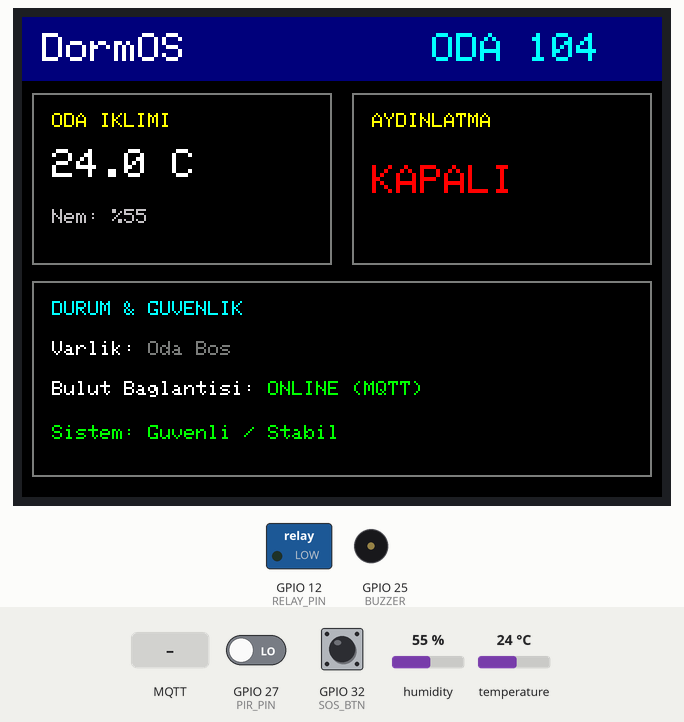
Recording of a sketch running on a simulated ESP32. Shown: 320×240 colour display, switched loads named in the sketch (green lamp = pin HIGH), buzzer (waves = sounding). Inputs (shaded band) come from the test bench; at power-on: GPIO 32 (SOS_BTN) LOW, GPIO 27 (PIR_PIN) LOW, humidity 55 %, temperature 24 °C. WiFi joins after 1.5 s; servers stay silent unless stated; random numbers use the default seed unless the sketch sets one; no MQTT or app messages arrive unless stated; what the sketch prints to the serial monitor is not drawn.

Above: at 3.6 s.
3.7 s: GPIO 32 (SOS_BTN) pulled HIGH for 0.15 s
At 4.05 s:
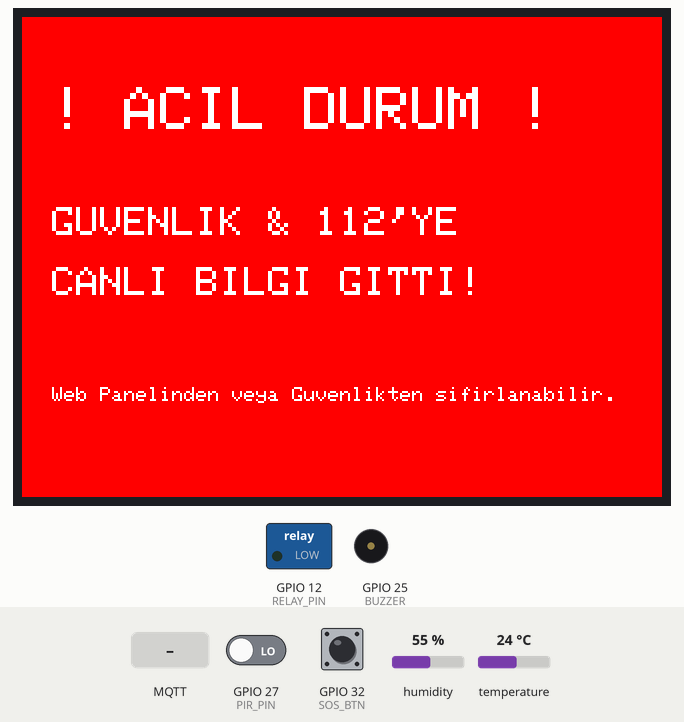
4.4 s: MQTT message "1" arrives on the third subscribed topic
At 5.6 s:
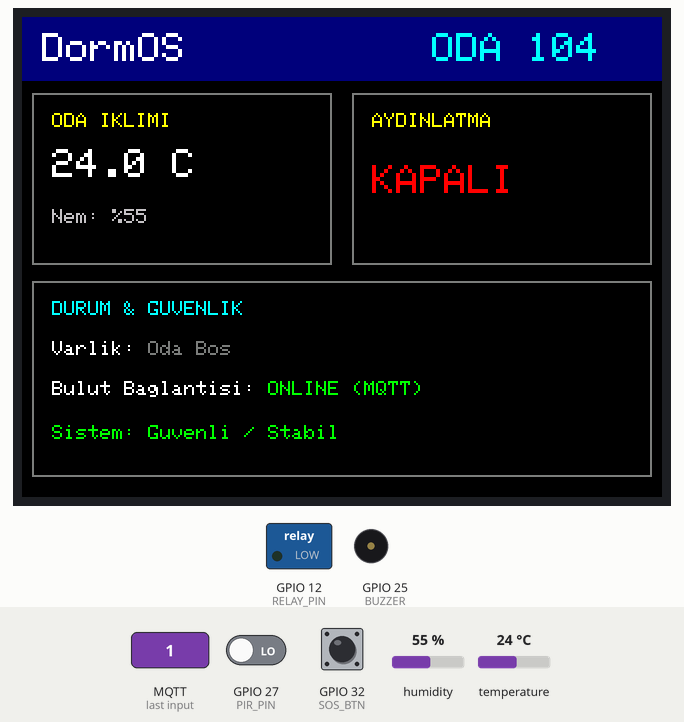
6.0 s: MQTT message "1" arrives on the first subscribed topic
At 6.9 s:
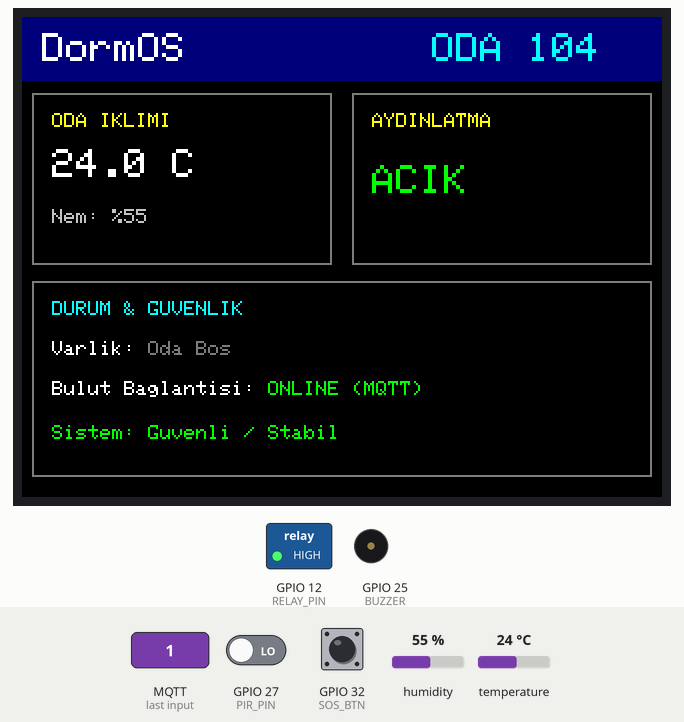
7.6 s: GPIO 27 (PIR_PIN) driven HIGH
At 8.1 s:
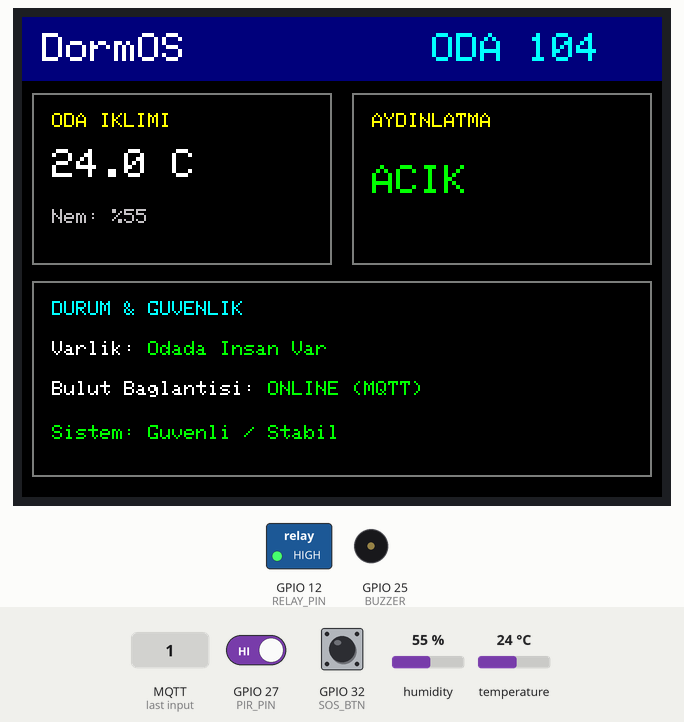
9.1 s: MQTT message "1" arrives on the second subscribed topic
At 9.9 s:
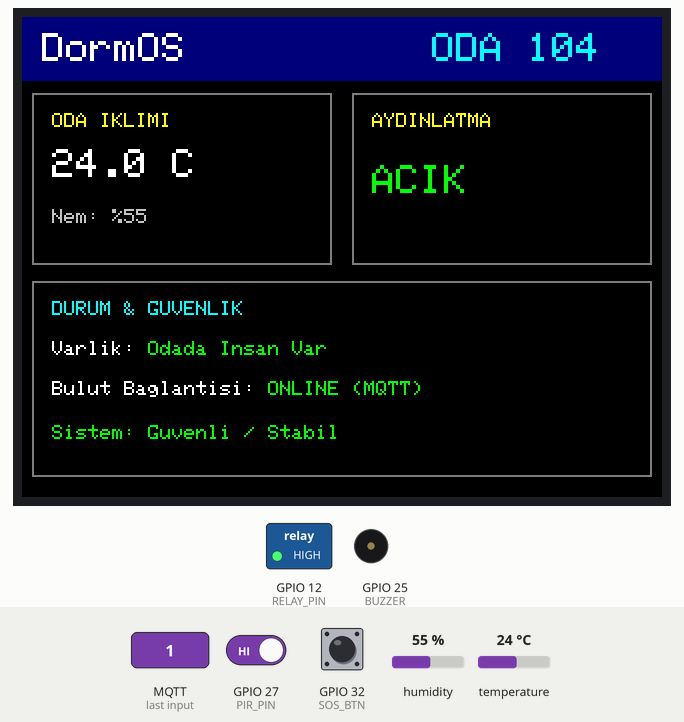
12.4 s: MQTT message "0" arrives on the first subscribed topic
At 13.0 s:
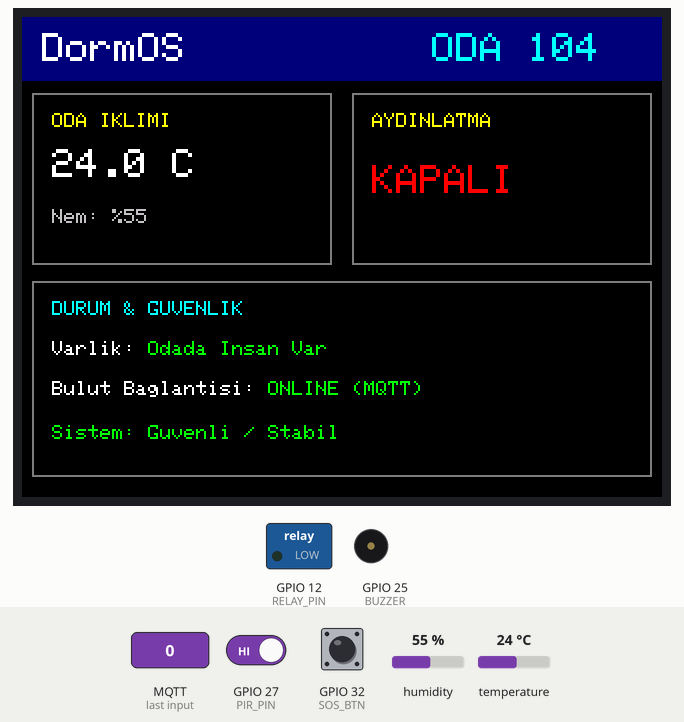
Timing chart, 0 to 14.9 s (numbered marks = the images above; inputs shaded):
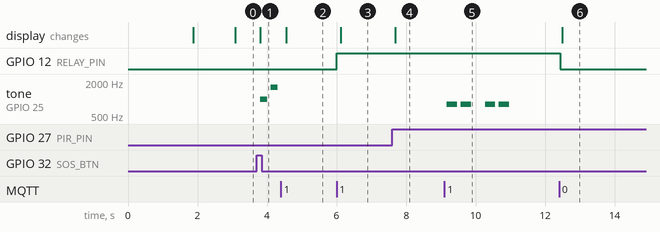

The sketch:

sketch.ino
```cpp
/*
 * ====================================================================
 *  DormOS - Akıllı Yurt Oda Kontrol Ünitesi (Wokwi + Canlı MQTT Köprüsü)
 *  Faz 1 & 2: Çift Yönlü Canlı Bulut Haberleşmesi
 * ====================================================================
 */

#include <WiFi.h>
#include <PubSubClient.h>
#include <SPI.h>
#include <Adafruit_GFX.h>
#include <Adafruit_ILI9341.h>
#include <DHT.h>
#include <ArduinoJson.h>

// --- PIN TANIMLARI ---
#define TFT_CS    15
#define TFT_DC    2
#define TFT_RST   4

#define DHTPIN    14
#define DHTTYPE   DHT22

#define PIR_PIN   27
#define RELAY_PIN 12
#define SOS_BTN   32
#define BUZZER    25

// --- WI-FI & MQTT AYARLARI (Wokwi Sanal Ağı) ---
const char* ssid = "Wokwi-GUEST";
const char* password = "";
const char* mqtt_server = "broker.hivemq.com";
const int mqtt_port = 1883;

// MQTT Konuları (Topics)
const char* TOPIC_LIGHT_SET   = "dormos/room104/light/set";
const char* TOPIC_LIGHT_STATE = "dormos/room104/light/state";
const char* TOPIC_SENSORS     = "dormos/room104/sensors";
const char* TOPIC_SOS         = "dormos/room104/sos";
const char* TOPIC_SOS_RESET   = "dormos/room104/sos/reset";
const char* TOPIC_CALL        = "dormos/room104/call";

WiFiClient espClient;
PubSubClient client(espClient);

Adafruit_ILI9341 tft = Adafruit_ILI9341(TFT_CS, TFT_DC, TFT_RST);
DHT dht(DHTPIN, DHTTYPE);

// --- DURUM DEĞİŞKENLERİ ---
bool isLightOn = false;
bool isEmergency = false;
bool motionDetected = false;
float temperature = 24.0;
float humidity = 45.0;
unsigned long lastSensorPublish = 0;

void setup() {
  Serial.begin(115200);
  Serial.println("\n[DormOS] Sistem Baslatiliyor...");

  pinMode(PIR_PIN, INPUT);
  pinMode(SOS_BTN, INPUT_PULLDOWN);
  pinMode(RELAY_PIN, OUTPUT);
  pinMode(BUZZER, OUTPUT);

  digitalWrite(RELAY_PIN, LOW);
  digitalWrite(BUZZER, LOW);

  // Ekran Başlatma
  tft.begin();
  tft.setRotation(1);
  tft.fillScreen(ILI9341_BLACK);

  // Başlangıç Ekranı
  tft.setTextColor(ILI9341_WHITE);
  tft.setTextSize(2);
  tft.setCursor(30, 80);
  tft.println("DormOS Baslatiliyor...");
  tft.setTextSize(1);
  tft.setCursor(30, 120);
  tft.println("Wi-Fi Agina Baglaniliyor...");

  dht.begin();

  // Wi-Fi Bağlantısı
  setupWiFi();

  // MQTT Bağlantısı
  client.setServer(mqtt_server, mqtt_port);
  client.setCallback(mqttCallback);

  drawStaticUI();
  updateDynamicUI();
}

void loop() {
  if (!client.connected()) {
    reconnectMQTT();
  }
  client.loop();

  unsigned long now = millis();

  // 1. SOS Buton Kontrolü (Donanımsal Kırmızı Buton)
  if (digitalRead(SOS_BTN) == HIGH && !isEmergency) {
    triggerEmergency("DONANIMSAL SOS BUTONU");
  }

  // 2. PIR Hareket Algılama & Canlı Bildirim
  bool currentMotion = (digitalRead(PIR_PIN) == HIGH);
  if (currentMotion != motionDetected) {
    motionDetected = currentMotion;
    Serial.print("[PIR] Hareket: ");
    Serial.println(motionDetected ? "ODADA VARLIK VAR" : "ODA BOS");
    updateDynamicUI();
    publishSensors(); // Anlık durumu web paneline ilet
  }

  // 3. Periyodik Sensör Okuma ve MQTT Gönderimi (Her 3 saniyede)
  if (now - lastSensorPublish >= 3000) {
    lastSensorPublish = now;
    float t = dht.readTemperature();
    float h = dht.readHumidity();
    if (!isnan(t) && !isnan(h)) {
      temperature = t;
      humidity = h;
      updateDynamicUI();
      publishSensors();
    }
  }

  // Acil durum ses efekti
  if (isEmergency) {
    tone(BUZZER, 1000, 200);
    delay(300);
    tone(BUZZER, 1600, 200);
    delay(300);
  } else {
    noTone(BUZZER);
    delay(30);
  }
}

// Wi-Fi Kurulumu
void setupWiFi() {
  WiFi.begin(ssid, password);
  Serial.print("[Wi-Fi] Baglaniliyor: ");
  Serial.println(ssid);

  int retries = 0;
  while (WiFi.status() != WL_CONNECTED && retries < 20) {
    delay(500);
    Serial.print(".");
    retries++;
  }

  if (WiFi.status() == WL_CONNECTED) {
    Serial.println("\n[Wi-Fi] Baglandi! IP Adresi: " + WiFi.localIP().toString());
  } else {
    Serial.println("\n[Wi-Fi] Baglanti zaman asimi, tekrar denenecek.");
  }
}

// MQTT Gelen Mesaj Dinleyicisi
void mqttCallback(char* topic, byte* payload, unsigned int length) {
  String message = "";
  for (int i = 0; i < length; i++) {
    message += (char)payload[i];
  }
  message.trim();

  Serial.print("[MQTT GELEN] Topic: ");
  Serial.print(topic);
  Serial.print(" | Mesaj: ");
  Serial.println(message);

  // Web Panelden Işık Açma/Kapama Komutu
  if (String(topic) == TOPIC_LIGHT_SET) {
    if (message == "1" || message == "ON") {
      setLight(true);
    } else if (message == "0" || message == "OFF") {
      setLight(false);
    }
  }
  // Web Panelden veya Güvenlikten Arama/Zil Komutu
  else if (String(topic) == TOPIC_CALL) {
    Serial.println("[SIP] Gelen arama zili caliyor...");
    ringBuzzer();
  }
  // Alarm Sıfırlama Komutu
  else if (String(topic) == TOPIC_SOS_RESET) {
    resetEmergency();
  }
}

// Işık Durumunu Değiştir ve MQTT'ye Durumu Bildir
void setLight(bool state) {
  isLightOn = state;
  digitalWrite(RELAY_PIN, isLightOn ? HIGH : LOW);
  client.publish(TOPIC_LIGHT_STATE, isLightOn ? "1" : "0", true);
  Serial.println(isLightOn ? "[RÖLE] Isik ACILDI (LED YANDI)" : "[RÖLE] Isik KAPATILDI");
  updateDynamicUI();
}

// Sensör Verilerini JSON Olarak Web Paneline Yayınla
void publishSensors() {
  StaticJsonDocument<200> doc;
  doc["room"] = "104";
  doc["temperature"] = serialized(String(temperature, 1));
  doc["humidity"] = (int)humidity;
  doc["motion"] = motionDetected;
  doc["light"] = isLightOn;
  doc["emergency"] = isEmergency;

  char buffer[256];
  serializeJson(doc, buffer);
  client.publish(TOPIC_SENSORS, buffer);
}

// Acil Durum Tetikleme
void triggerEmergency(String source) {
  isEmergency = true;
  Serial.println("[ACIL DURUM ALARMI TETIKLENDI] Kaynak: " + source);

  // Buluta / Web Paneline / Güvenliğe Acil Sinyali Yolla
  client.publish(TOPIC_SOS, "{\"room\":\"104\",\"status\":\"EMERGENCY\",\"reason\":\"SOS Button Pressed\"}");

  tft.fillScreen(ILI9341_RED);
  tft.setTextColor(ILI9341_WHITE);
  tft.setTextSize(3);
  tft.setCursor(15, 35);
  tft.println("! ACIL DURUM !");

  tft.setTextSize(2);
  tft.setCursor(15, 95);
  tft.println("GUVENLIK & 112'YE");
  tft.setCursor(15, 125);
  tft.println("CANLI BILGI GITTI!");

  tft.setTextSize(1);
  tft.setCursor(15, 185);
  tft.println("Web Panelinden veya Guvenlikten sifirlanabilir.");
}

void resetEmergency() {
  isEmergency = false;
  noTone(BUZZER);
  Serial.println("[ACIL] Alarm Sifirlandi. Sistem Normal.");
  drawStaticUI();
  updateDynamicUI();
  publishSensors();
}

void ringBuzzer() {
  for (int i = 0; i < 2; i++) {
    tone(BUZZER, 800, 300);
    delay(400);
    tone(BUZZER, 800, 300);
    delay(700);
  }
}

// MQTT Yeniden Bağlantı
void reconnectMQTT() {
  while (!client.connected()) {
    Serial.print("[MQTT] Broker'a Baglaniliyor (HiveMQ)... ");
    String clientId = "DormOS-Room104-" + String(random(0xffff), HEX);

    if (client.connect(clientId.c_str())) {
      Serial.println("BAGLANDI!");
      // Konulara abone ol
      client.subscribe(TOPIC_LIGHT_SET);
      client.subscribe(TOPIC_CALL);
      client.subscribe(TOPIC_SOS_RESET);
      publishSensors();
    } else {
      Serial.print("Basarisiz, rc=");
      Serial.print(client.state());
      Serial.println(" 3 sn sonra tekrar denenecek");
      delay(3000);
    }
  }
}

// Ekran Tasarımları
void drawStaticUI() {
  tft.fillScreen(ILI9341_BLACK);

  // Üst Başlık Barı
  tft.fillRect(0, 0, 320, 32, ILI9341_NAVY);
  tft.setTextColor(ILI9341_WHITE);
  tft.setTextSize(2);
  tft.setCursor(10, 8);
  tft.print("DormOS");

  tft.setTextColor(ILI9341_CYAN);
  tft.setCursor(205, 8);
  tft.print("ODA 104");

  // Çerçeveler
  tft.drawRect(5, 38, 150, 86, ILI9341_DARKGREY);
  tft.drawRect(165, 38, 150, 86, ILI9341_DARKGREY);
  tft.drawRect(5, 132, 310, 98, ILI9341_DARKGREY);
}

void updateDynamicUI() {
  if (isEmergency) return;

  // 1. Sıcaklık & Nem Kutusu
  tft.fillRect(8, 41, 144, 80, ILI9341_BLACK);
  tft.setTextColor(ILI9341_YELLOW);
  tft.setTextSize(1);
  tft.setCursor(15, 48);
  tft.print("ODA IKLIMI");

  tft.setTextColor(ILI9341_WHITE);
  tft.setTextSize(2);
  tft.setCursor(15, 66);
  tft.print(temperature, 1);
  tft.print(" C");

  tft.setTextSize(1);
  tft.setTextColor(ILI9341_LIGHTGREY);
  tft.setCursor(15, 96);
  tft.print("Nem: %");
  tft.print((int)humidity);

  // 2. Aydınlatma Kutusu
  tft.fillRect(168, 41, 144, 80, ILI9341_BLACK);
  tft.setTextColor(ILI9341_YELLOW);
  tft.setTextSize(1);
  tft.setCursor(175, 48);
  tft.print("AYDINLATMA");

  tft.setTextSize(2);
  if (isLightOn) {
    tft.setTextColor(ILI9341_GREEN);
    tft.setCursor(175, 74);
    tft.print("ACIK");
  } else {
    tft.setTextColor(ILI9341_RED);
    tft.setCursor(175, 74);
    tft.print("KAPALI");
  }

  // 3. Durum & Ağ Bilgisi
  tft.fillRect(8, 135, 304, 92, ILI9341_BLACK);
  tft.setTextColor(ILI9341_CYAN);
  tft.setTextSize(1);
  tft.setCursor(15, 142);
  tft.print("DURUM & GUVENLIK");

  tft.setTextSize(1);
  tft.setTextColor(ILI9341_WHITE);
  tft.setCursor(15, 162);
  tft.print("Varlik: ");
  if (motionDetected) {
    tft.setTextColor(ILI9341_GREEN);
    tft.print("Odada Insan Var");
  } else {
    tft.setTextColor(ILI9341_DARKGREY);
    tft.print("Oda Bos");
  }

  tft.setTextColor(ILI9341_WHITE);
  tft.setCursor(15, 182);
  tft.print("Bulut Baglantisi: ");
  if (client.connected()) {
    tft.setTextColor(ILI9341_GREEN);
    tft.print("ONLINE (MQTT)");
  } else {
    tft.setTextColor(ILI9341_RED);
    tft.print("OFFLINE");
  }

  tft.setTextColor(ILI9341_GREEN);
  tft.setCursor(15, 204);
  tft.print("Sistem: Guvenli / Stabil");
}
```

Measured:
- after the input at 3.7 s, tone on GPIO 25 (BUZZER): silent → 1000 Hz after 0.10 s, → silent 0.20 s later, → 1600 Hz 0.10 s later, → silent 0.20 s later; the display: changes after 0.10 s (image 1)
- after the input at 4.4 s, the display: changes after 0.15 s (image 2)
- after the input at 6.0 s, GPIO 12 (RELAY_PIN): LOW → HIGH at once; the display: changes after 0.12 s (image 3)
- after the input at 9.1 s, tone on GPIO 25 (BUZZER): plays 800 Hz for 0.30 s, 800 Hz for 0.30 s, 800 Hz for 0.30 s, 800 Hz for 0.30 s, starting after 0.07 s
- after the input at 12.4 s, GPIO 12 (RELAY_PIN): HIGH → LOW at once; the display: changes after 0.09 s (image 6)
